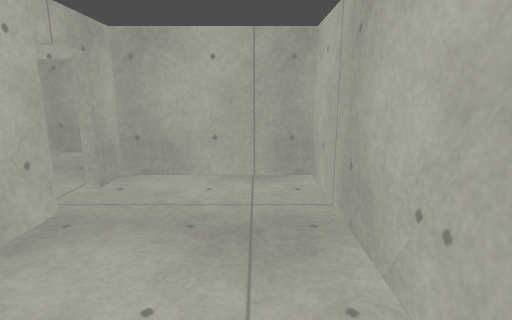
[1] (above)

24 first-person views from a walk through a level from a Godot 3-D game. The camera is 1.3 m above the floor, tilts 12° down and sees 80° across. The floor is counted in squares, 0.46 m on a side. Each view is taken from the middle of a square. On the plan, view 1 faces up. The plan holds only what a view shows up to about 20 squares ahead; the rest is blank. The place goes on beyond the plan. Characters and animated objects are not drawn. Some surface patterns are stand-ins.

[2]
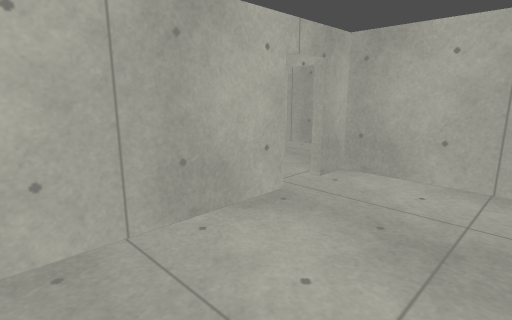

[3]
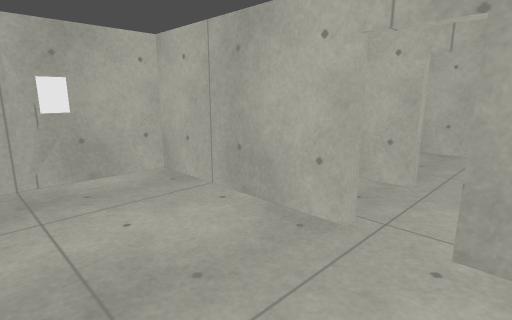

[4]
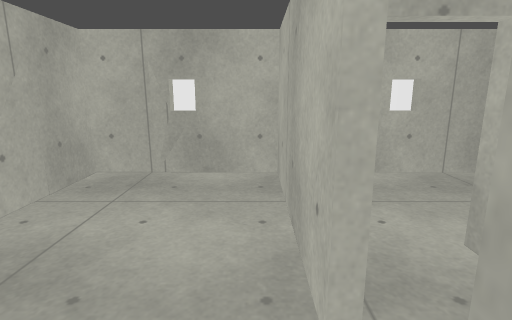

[5]
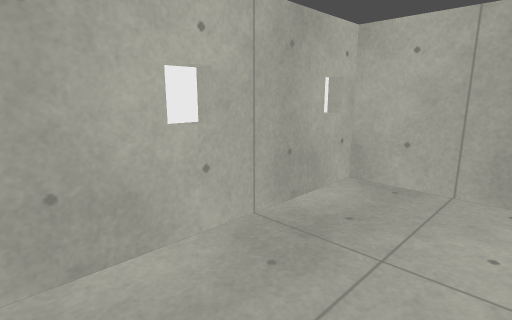

[6]
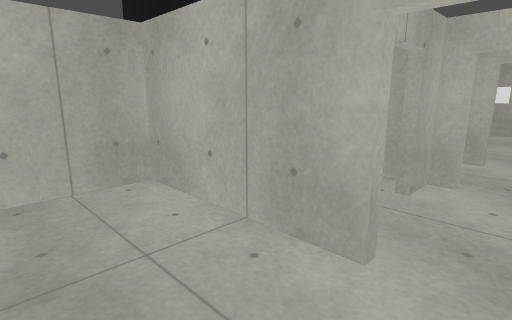

[7]
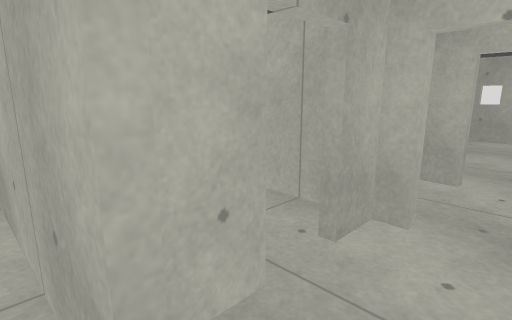

[8]
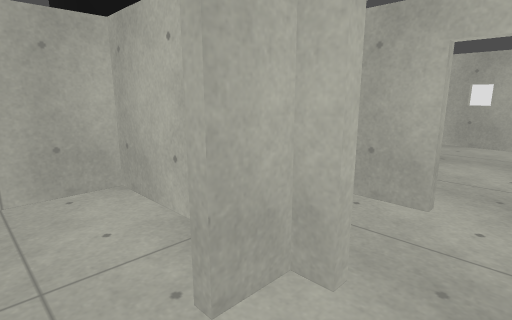

[9]
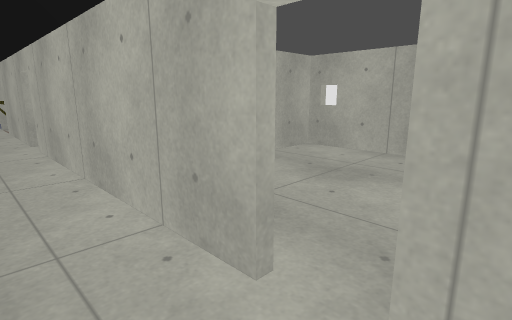

[10]
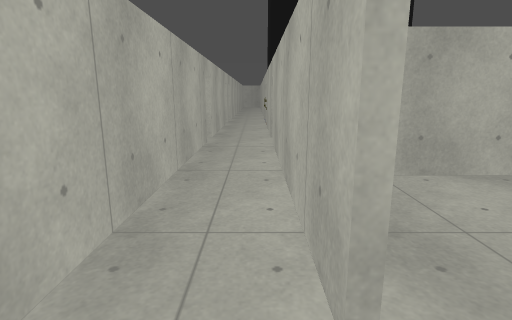

[11]
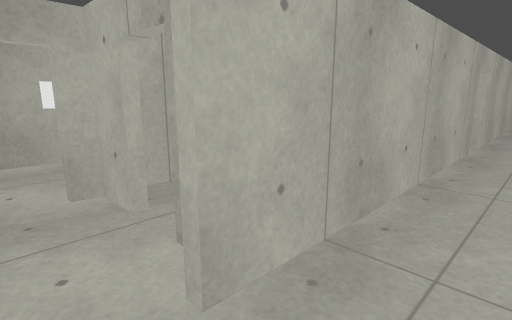

[12]
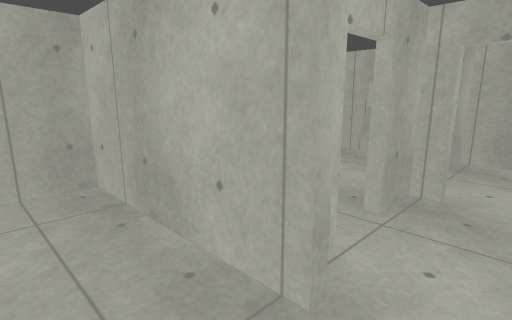

[13]
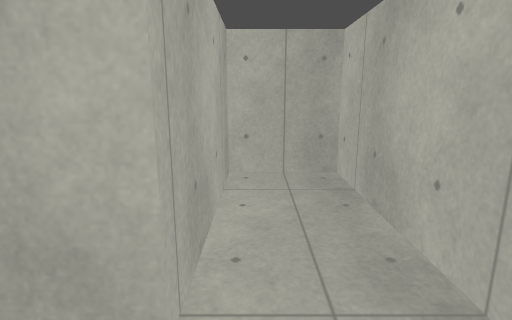

[14]
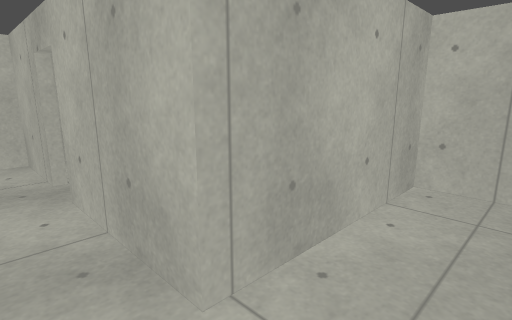

[15]
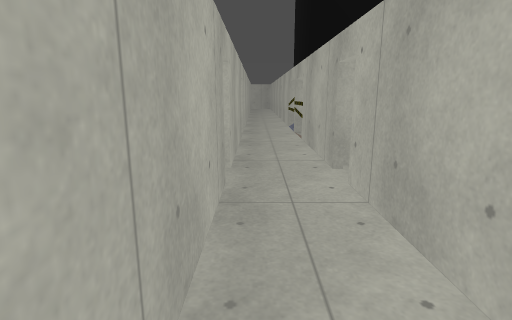

[16]
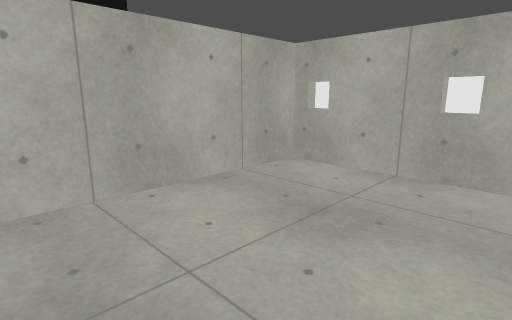

[17]
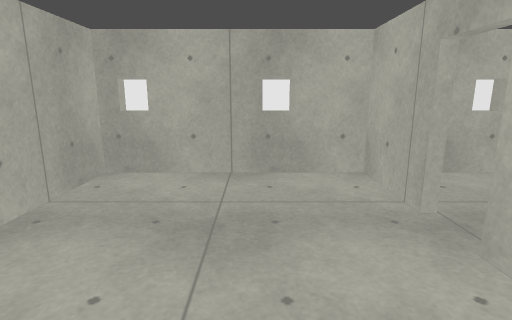

[18]
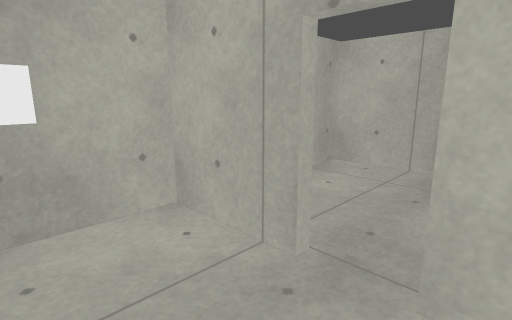

[19]
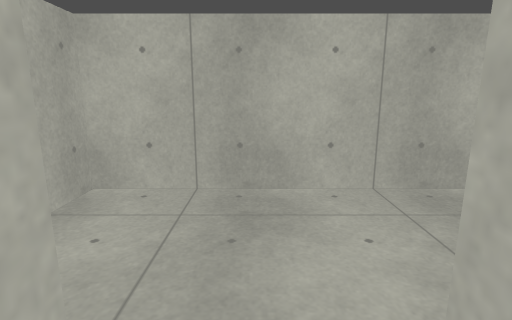

[20]
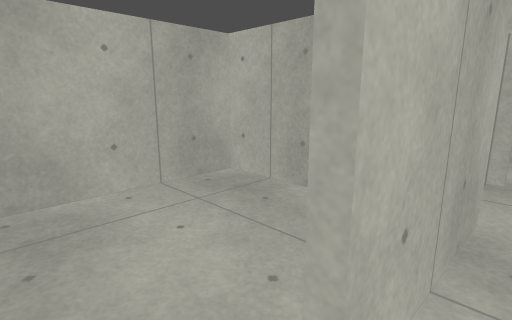

[21]
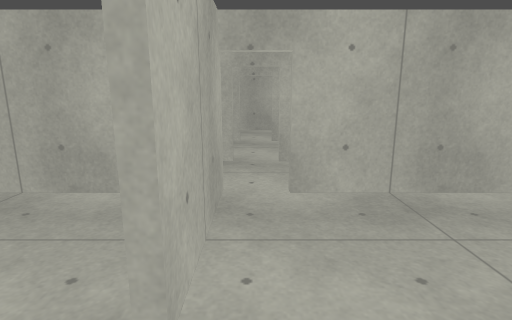

[22]
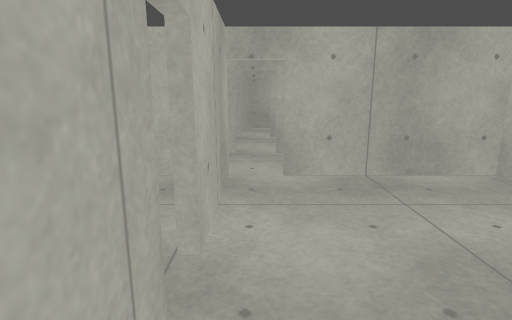

[23]
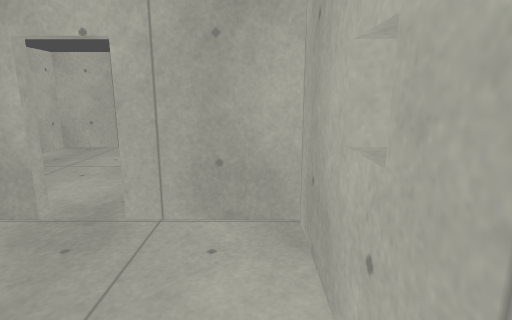

[24]
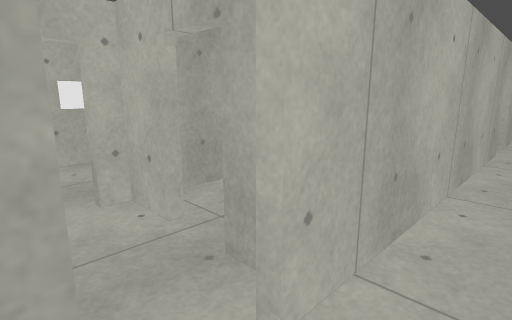

### Floor plan
Points are (right, up) in squares from view 1. A wall is a line through its corners. A room is listed if a view was taken in it or the views show most of it. See-through windows are left out.
Room 1 (views 1, 2, 3, 4)
walls: (-5.2, 7) (-4.8, 7) (-4.8, -1) (2, -1) (2, 10.6) (-4.8, 10.6) (-4.8, 9) (-5.2, 9)
ways out: opening at (-5, 8) to room 3
Room 2 (views 5, 6, 7)
walls: (-8, 4.6) (-15.6, 4.6) (-15.6, -1) (-5.2, -1) (-5.2, 0.9)
ways out: opening at (-7, 5) to room 3
Room 3 (view 8)
walls: (-9.2, 7) (-8.8, 7) (-8.8, 5) (-8, 5) (-8, 4.6); (-6, 10.5) (-6, 11); (-8, 11) (-8, 10.6) (-8.8, 10.6) (-8.8, 9) (-9.2, 9); (-6, 4.5) (-6, 5) (-5.2, 5) (-5.2, 7)
ways out: opening at (-5, 8) to room 1; opening at (-7, 5) to room 2; opening at (-7, 11) to room 4; opening at (-9, 8) to room 7
Room 4 (views 9, 10, 11, 12, 13, 14, 15, 24)
walls: (-8, 15) (-23.6, 15); (-23.6, 11) (-8, 11); (-6, 11) (2, 11) (2, 15) (-6, 15); (-25.6, 15) (-30.5, 15); (-30.5, 11) (-25.6, 11)
ways out: opening at (-7, 11) to room 3; opening at (-7, 15) to room 5; opening at (-24.5, 11); opening at (-24.5, 15)
Room 5 (views 16, 17, 18, 19, 20, 21, 22)
walls: (-6, 23) (-6, 27) (-15.6, 27) (-15.6, 15.4) (-8, 15.4) (-8, 15); (-6, 15) (-6, 21)
ways out: opening at (-7, 15) to room 4; opening at (-6, 22) to room 6
Room 6 (view 23)
walls: (-6, 21) (-5.6, 21) (-5.6, 20.1); (-4.1, 15.4) (2, 15.4) (2, 27) (-5.6, 27) (-5.6, 23) (-6, 23)
ways out: opening at (-6, 22) to room 5
Room 7 (no view inside)
walls: (-11.1, 5) (-10, 5); (-9.8, 10.6) (-15.6, 10.6) (-15.6, 5.1)
ways out: opening at (-9, 8) to room 3

Where each view was taken, in squares from view 1:
view 1: 0 up, 0 right, facing up
view 2: 0 up, 1 right, facing up-left
view 3: 10 up, 1 right, facing down-left
view 4: 10 up, 4 left, facing down
view 5: 4 up, 6 left, facing down-left
view 6: 0 up, 6 left, facing up-left
view 7: 4 up, 6 left, facing up-left
view 8: 7 up, 6 left, facing up-left
view 9: 12 up, 5 left, facing up-left
view 10: 14 up, 5 left, facing left
view 11: 14 up, 6 left, facing down-left
view 12: 14 up, 8 left, facing down-right
view 13: 14 up, 9 left, facing right
view 14: 12 up, 8 left, facing up-right
view 15: 12 up, 14 left, facing left
view 16: 16 up, 7 left, facing up-left
view 17: 16 up, 10 left, facing up
view 18: 20 up, 10 left, facing up-right
view 19: 22 up, 7 left, facing right
view 20: 23 up, 7 left, facing down-right
view 21: 24 up, 7 left, facing down
view 22: 26 up, 7 left, facing down
view 23: 26 up, 1 right, facing left
view 24: 13 up, 26 left, facing up-right
